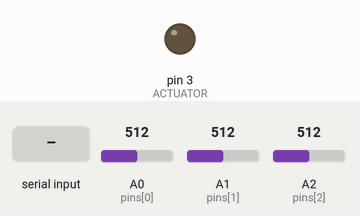
The sketch below on a simulated Arduino Uno, built with avr-gcc and run on an emulated ATmega328P. On the bench: output pins drawn as LEDs (lit = HIGH). The inputs (shaded band) are chosen by the test bench; at power-on: A0 (pins[0]) = 512, A1 (pins[1]) = 512, A2 (pins[2]) = 512. What the sketch prints to the serial monitor is not drawn.

Above: at 1.2 s.
1.3 s: "R\n" received over Serial
At 1.7 s:
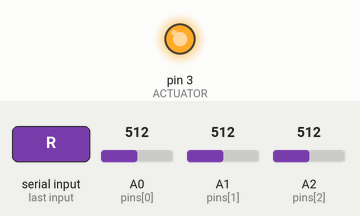
Timing chart, 0 to 4.3 s (numbered marks = the images above; inputs shaded):
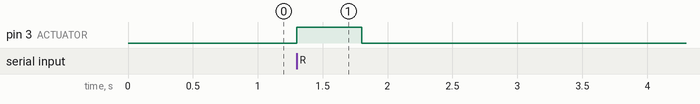

Measured:
- after the input at 1.3 s, pin 3 (ACTUATOR): LOW → HIGH at once, → LOW 0.50 s later

The sketch:

emg_runner.ino
```cpp
#include "MsTimer2.h"

#define HUMANREADABLE

#define BAUD 115200
#define SIZE 3
#define BUFFER 100 //Do 128 if there is space

#define SEPARATOR ','
#define ACTUATOR 3

int pins[] = {A0, A1, A2};

unsigned short head = 0;
unsigned short tail = 0;
volatile unsigned int epoch = 0;
//bool printing = false;
bool sampling = false;
bool printing = false;  //TODO: might not be needed

typedef struct {
  unsigned int timestamp;
  unsigned short values[SIZE];
} Sample;

Sample buffer[BUFFER];

void flash() {
  if (sampling) {
    buffer[head].timestamp = epoch;
    for (int i=0; i<SIZE; i++) {
      buffer[head].values[i] = analogRead(pins[i]);
    }
    epoch++;
    head++;
    if (head >= BUFFER) {  // to avoid %
      head -= BUFFER;
    }
  }
}

void setup() {
  pinMode(ACTUATOR, OUTPUT);
  for (int i=0; i<SIZE; i++) {
    pinMode(pins[i], INPUT);
  }
  MsTimer2::set(1, flash);
  Serial.begin(BAUD); // Need 80k for 3 sensors
  // Check for gps fix
  Serial.println('G');
}

void loop() {
  if (Serial.available()) {
    String input = Serial.readStringUntil('\n');
    if (input[0] == 'R') {
      for (int i=0; i<2; i++) {
        digitalWrite(ACTUATOR, HIGH);
        delay(250);
        digitalWrite(ACTUATOR, LOW);
      }
      sampling = true;
      printing = true;
      MsTimer2::start();
    }
    if (input[0] == 'T') {
      sampling = false;
      MsTimer2::stop();
//      Serial.println(epoch); // TODO: remove \/\/\/
//      Serial.println(buffer[head].timestamp);
//      Serial.println(buffer[tail].timestamp);
//      Serial.println(head);
//      Serial.println(tail);
      for (int i=0; i<3; i++) {
        digitalWrite(ACTUATOR, HIGH);
        delay(250);
        digitalWrite(ACTUATOR, LOW);
      }
      epoch = 0;
    }
  }
  for (int i=tail, k=i; i<(head < tail ? BUFFER+head : head) && sampling /*&& printing*/; i++/*, k++*/) {
    if (i > BUFFER-1) {
      k = i - BUFFER;
    } else {
      k = i;
    }
    Sample tmp = buffer[k];
#ifdef HUMANREADABLE
    Serial.print(tmp.timestamp);
    Serial.print(SEPARATOR);
    for (int j=0; j<SIZE; j++) {
      Serial.print(tmp.values[j]);
      if (j < SIZE-1) Serial.print(SEPARATOR);
    }
    Serial.println();
#else
    Serial.print(tmp.timestamp);
    for (int j=0; j<SIZE; j++) {
      Serial.print(tmp.values[j]);
    }
#endif
    tail = i; //TODO: is this right?
  }
  if (tail > BUFFER-1) {
    tail -= BUFFER;
  }
  if (printing && !sampling) {
    //printing = false;
  }
  //if (!sampling  // TODO: see if data loss is at the end
}
```
